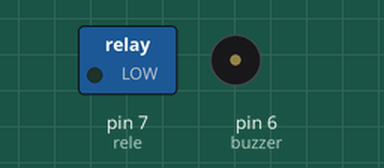
Simulated run of this sketch. Board: Arduino Uno, built with avr-gcc and run on an emulated ATmega328P. Parts: switched loads named in the sketch (green lamp = pin HIGH), buzzer (waves = sounding, pin HIGH).

Above: at 13.0 s.
At 28.0 s:
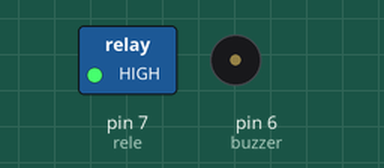
Timing chart, 0 to 39.0 s (numbered marks = the images above):
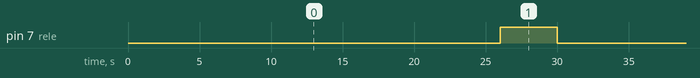

Measured:
- by itself, pin 7 (rele): alternates HIGH for 4.0 s and LOW for 26.0 s

The sketch:

gestao_jardineira.ino
```cpp
int foram = 0;

//variaveis de pinos
int rele = 7;
int buzzer = 6;

void setup() {
  pinMode(rele, OUTPUT);      // Define o pino 7 como saida
  pinMode(buzzer, OUTPUT);     // Define o pino 6 como saida
}

void loop() {
  if (foram == 10) {
    tone(buzzer, 1000, 2000);
    while (foram != 0) {
        tone(buzzer, 1700,500);
        delay(700);
        foram--;
    }
  }


  delay(26000);  // Espera 26 segundos
  digitalWrite(rele, HIGH);   // Fecha o rele
  delay(4000);  // Espera 4 segundos
  digitalWrite(rele, LOW);    // Abre o Rele
  foram++;

}
```
